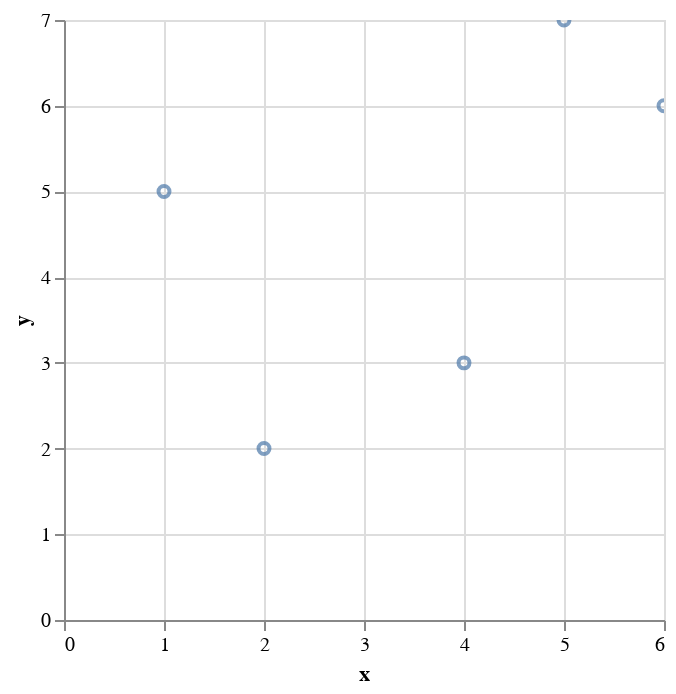

The notebook cell this image was saved under:
### Markdown cell above
Добавим интерактивности нашему графику с помощью метода .interactive(). Он используется, чтобы включить различные интерактивные элементы, такие как всплывающие подсказки, масштабирование и перемещение графика.
Давайте добавим на график всплывающие подсказки:

### Code cell
import altair as alt

import pandas as pd

# Создаем DataFrame с данными

data = pd.DataFrame({'x': [1, 2, 4, 5, 6], 'y': [5, 2, 3, 7, 6], 'label': ['A', 'B', 'C', 'D', 'E']})

# Создаем объект Chart и указываем данные

chart = alt.Chart(data)

# Описываем тип графика (точечный) и кодируем данные

chart.mark_point().encode(

    x='x',

    y='y',

    tooltip='label'  # Добавляем всплывающие подсказки с метками

).interactive()  # Включаем интерактивность

### Figure 1 — Vega-Lite specification as saved in the notebook (floating-point values rounded to 4 significant figures)
{"config": {"view": {"continuousWidth": 300, "continuousHeight": 300}}, "data": {"name": "data-7968d9bedeed0189f6f438df70ac3322"}, "mark": {"type": "point"}, "encoding": {"tooltip": {"field": "label", "type": "nominal"}, "x": {"field": "x", "type": "quantitative"}, "y": {"field": "y", "type": "quantitative"}}, "params": [{"name": "param_4", "select": {"type": "interval", "encodings": ["x", "y"]}, "bind": "scales"}], "$schema": "https://vega.github.io/schema/vega-lite/v5.15.1.json", "datasets": {"data-7968d9bedeed0189f6f438df70ac3322": [{"x": 1, "y": 5, "label": "A"}, {"x": 2, "y": 2, "label": "B"}, {"x": 4, "y": 3, "label": "C"}, {"x": 5, "y": 7, "label": "D"}, {"x": 6, "y": 6, "label": "E"}]}}
